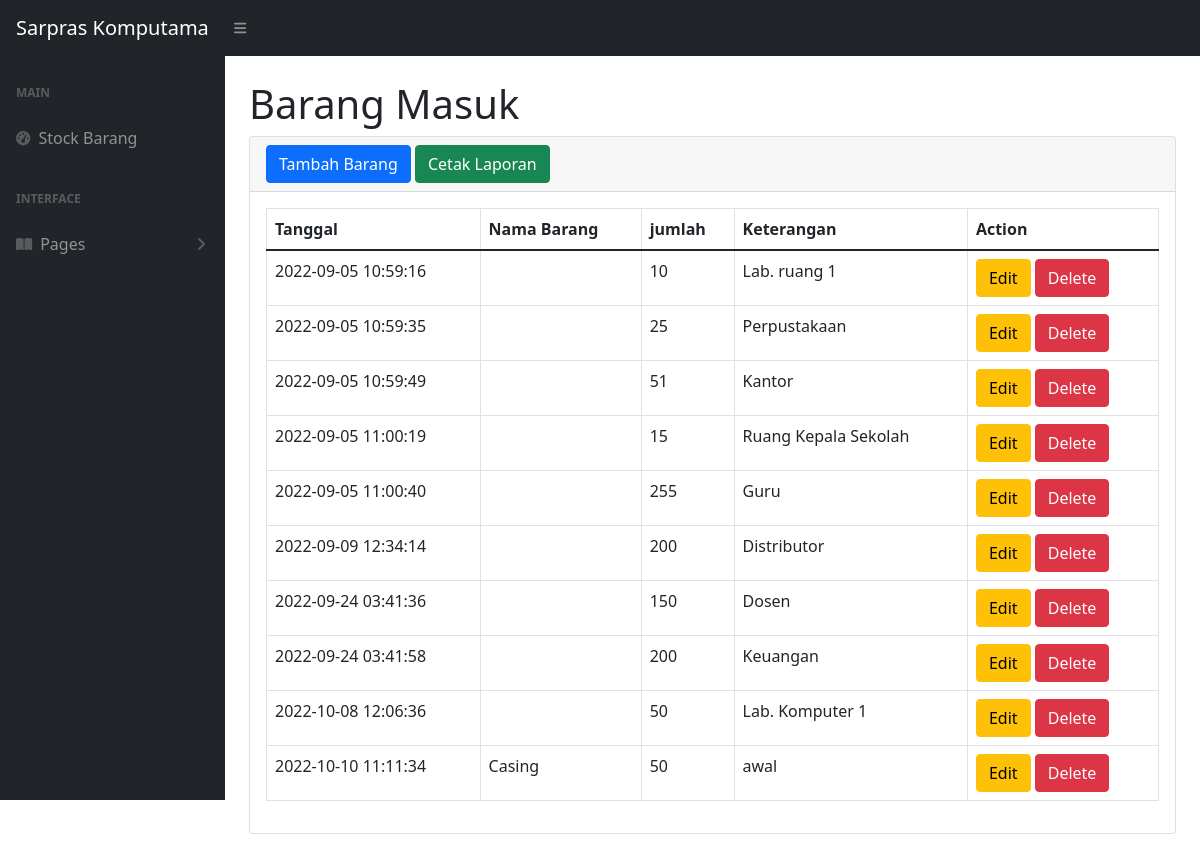
The app's page /masuk.php (signed in), older data.
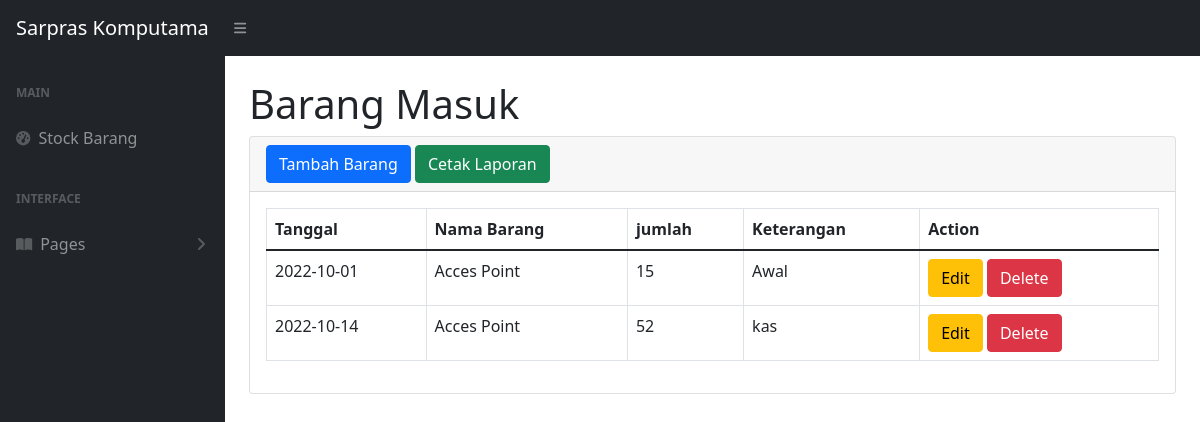
The same page, newer data.
### tables this page shows
CREATE TABLE `masuk` (
  `idmasuk` int(11) NOT NULL,
  `idbarang` int(11) NOT NULL,
  `tanggal` date NOT NULL DEFAULT current_timestamp(),
  `keterangan` varchar(50) NOT NULL,
  `qty` int(11) NOT NULL
);

CREATE TABLE `stock` (
  `idbarang` int(11) NOT NULL,
  `tanggal` date NOT NULL DEFAULT current_timestamp(),
  `kodebarang` varchar(100) NOT NULL,
  `namabarang` varchar(100) NOT NULL,
  `deskripsi` varchar(100) NOT NULL,
  `baik` int(11) NOT NULL,
  `rusak_sedang` int(11) NOT NULL,
  `rusak_berat` int(11) NOT NULL
);

### masuk.php (the view, shortened to what the changed rows need)
<?php
require 'function.php';
?>
<!DOCTYPE html>
<html lang="en">
    <head>
        <link href="https://cdn.jsdelivr.net/npm/simple-datatables@latest/dist/style.css" rel="stylesheet" />
        <link href="css/styles.css" rel="stylesheet" />
    </head>
    <body class="sb-nav-fixed">
        <div id="layoutSidenav">
            <div id="layoutSidenav_content">
                <main>
                    <div class="container-fluid px-4">
                        <h1 class="mt-4">Barang Masuk</h1>
                        <div class="card mb-4">
                            <div class="card-body">
                                <table class="table table-bordered" id="datatablesSimple">
                                    <thead>
                                        <tr>
                                            <th>Tanggal</th>
                                            <th>Nama Barang</th>
                                            <th>jumlah</th>
                                            <th>Keterangan</th>
                                            <th>Action</th>
                                        </tr>
                                    </thead>
                                    <tbody>
                                        <?php
                                            $ambilsemuadatastock = mysqli_query($conn, "SELECT masuk.idbarang, masuk.idmasuk, masuk.tanggal, masuk.keterangan, masuk.qty, stock.namabarang FROM masuk LEFT JOIN stock ON  masuk.idbarang = stock.idbarang");
                                            while($data=mysqli_fetch_array($ambilsemuadatastock)){
                                                $idm = $data['idmasuk'];
                                                $tanggal = $data['tanggal'];
                                                $namabarang = $data['namabarang'];
                                                $qty = $data['qty'];
                                                $keterangan = $data['keterangan'];
                                            ?>
                                            <tr>
                                                <td><?=$tanggal;?></td>
                                                <td><?=$namabarang;?></td>
                                                <td><?=$qty;?></td>
                                                <td><?=$keterangan;?></td>
                                                <td>
                                                    <button type="button" class="btn btn-warning" data-bs-toggle="modal" data-bs-target="#edit<?=$idm;?>">
                                                        Edit
                                                    </button>
                                                    <button type="button" class="btn btn-danger" data-bs-toggle="modal" data-bs-target="#delete<?=$idm;?>">
                                                        Delete
                                                    </button>
                                                </td>
                                            </tr>
                                        <?php
                                        }
                                        ?>
                                    </tbody>
                                </table>
                            </div>
                        </div>
                    </div>
                    </div>
            </div>
    </body>
</html>

Row changes from the older to the newer data that the page shows:
removed masuk: tanggal "2022-09-05 10:59:16", qty "10", keterangan "Lab. ruang 1"
removed masuk: tanggal "2022-09-05 10:59:35", qty "25", keterangan "Perpustakaan"
removed masuk: tanggal "2022-09-05 10:59:49", qty "51", keterangan "Kantor"
removed masuk: tanggal "2022-09-05 11:00:19", qty "15", keterangan "Ruang Kepala Sekolah"
removed masuk: tanggal "2022-09-05 11:00:40", qty "255", keterangan "Guru"
removed masuk: tanggal "2022-09-09 12:34:14", qty "200", keterangan "Distributor"
removed masuk: tanggal "2022-09-24 03:41:36", qty "150", keterangan "Dosen"
removed masuk: tanggal "2022-09-24 03:41:58", qty "200", keterangan "Keuangan"
removed masuk: tanggal "2022-10-08 12:06:36", qty "50", keterangan "Lab. Komputer 1"
removed masuk: tanggal "2022-10-10 11:11:34", idbarang.namabarang "Casing", qty "50", keterangan "awal"
added masuk: tanggal "2022-10-01", idbarang.namabarang "Acces Point", qty "15", keterangan "Awal"
added masuk: tanggal "2022-10-14", idbarang.namabarang "Acces Point", qty "52", keterangan "kas"
